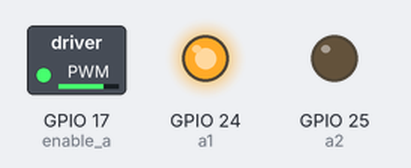
This program was run on a simulated Raspberry Pi (BCM pin numbers). Parts: switched loads named in the program (green lamp = pin HIGH), output pins drawn as LEDs (lit = HIGH). What the program prints to the terminal is not drawn.

Above: at 0.05 s.
At 0.35 s:
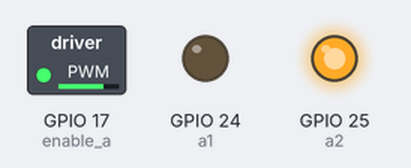
Timing chart, 0 to 3.0 s (numbered marks = the images above):
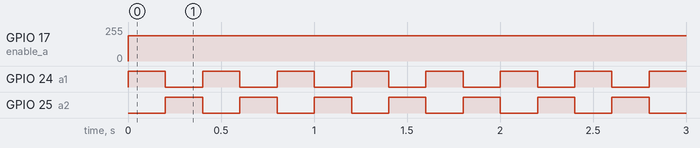

The program:

pwm_l298.py
```python
import RPi.GPIO as GPIO
import time

delay = 0.2
steps = int(500)

ea = 17
a1 = 24
a2 = 25

GPIO.setmode(GPIO.BCM)
GPIO.setup(ea, GPIO.OUT)
GPIO.setup(a1, GPIO.OUT)
GPIO.setup(a2, GPIO.OUT)

#set ea to 50hz
enable_a = GPIO.PWM(17, 50)
print 'enable_a @50Hz with 50% Duty Cycle'
enable_a.start(50) # 50% duty cycle


enable_a.ChangeFrequency(20)
print 'enable_a @20Hz'

enable_a.ChangeDutyCycle(75)
print 'enable_a 75% Duty Cycle'

print 'A1/A2 stepping...'
for step in range(500):
  GPIO.output(a1, 1)
  GPIO.output(a2, 0)
  time.sleep(delay)
  GPIO.output(a1, 0)
  GPIO.output(a2, 1)
  time.sleep(delay)

GPIO.cleanup()
```

Measured:
- by itself, GPIO 17 (enable_a): 0/255 → 191/255 at 0.00 s
- by itself, GPIO 24 (a1), GPIO 25 (a2): alternates HIGH for 0.20 s and LOW for 0.20 s
